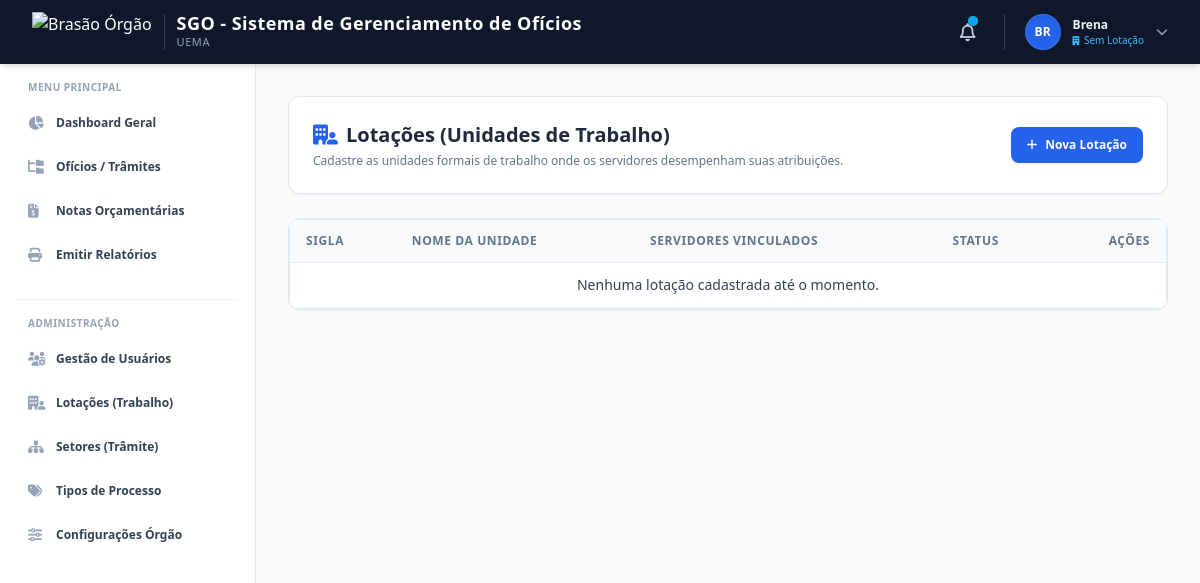
Page /admin/lotacoes (signed in) on the earlier database version.
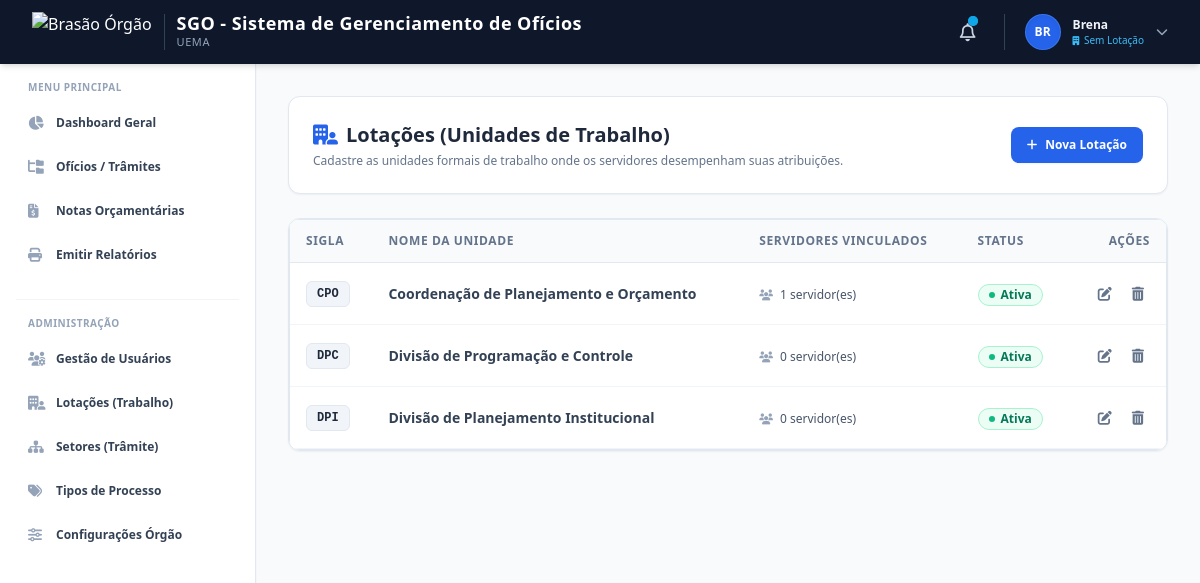
Same page on the later database version.
### app/models.py (models this page shows, shortened)
class Lotacao(db.Model):
    __tablename__ = 'lotacoes'
    id = db.Column(db.Integer, primary_key=True)
    nome = db.Column(db.String(100), nullable=False)
    sigla = db.Column(db.String(20), nullable=False, unique=True)
    ativo = db.Column(db.Boolean, default=True)
    servidores = db.relationship('User', backref='lotacao_trabalho', lazy=True)

### app/controllers/admin.py (the view)
@bp.route('/lotacoes')
@login_required
@admin_required
def lotacoes_list():
    lotacoes = Lotacao.query.order_by(Lotacao.sigla).all()
    return render_template('admin/lotacoes_list.html', lotacoes=lotacoes)

### app/controllers/admin.py (called while the page is built)
def admin_required(f):
    @wraps(f)
    def decorated_function(*args, **kwargs):
        if not current_user.is_authenticated or current_user.perfil != 'Administrador':
            flash('Acesso negado. Esta área é restrita a administradores do sistema.', 'danger')
            return redirect(url_for('main.index'))
        return f(*args, **kwargs)
    return decorated_function

### app/models.py (called while the page is built)
    def tempo_atras(self):
        diff = datetime.datetime.now() - self.created_at
        segundos = diff.total_seconds()
        if segundos < 60:
            return "Agora mesmo"
        elif segundos < 3600:
            minutos = int(segundos / 60)
            return f"Há {minutos} min"
        elif segundos < 86400:
            horas = int(segundos / 3600)
            return f"Há {horas} h"
        else:
            dias = int(segundos / 86400)
            return f"Há {dias} dias"

### app/templates/admin/lotacoes_list.html (shortened to what the changed rows need)
{% extends "base/base.html" %}
{% block content %}
<div class="max-w-7xl mx-auto space-y-6">
    <div class="flex flex-col sm:flex-row sm:items-center sm:justify-between gap-4 bg-white p-6 rounded-xl border border-slate-200 shadow-sm">
        <div>
            <h1 class="text-xl font-bold text-slate-800 flex items-center gap-2">
                <i class="fa-solid fa-building-user text-blue-600"></i> Lotações (Unidades de Trabalho)
            </h1>
        </div>
    </div>
    <div class="bg-white rounded-xl border border-slate-200 shadow-sm overflow-hidden">
        <div class="table-responsive">
            <table class="table-tailwind">
                <thead>
                    <tr>
                        <th>Sigla</th>
                        <th>Nome da Unidade</th>
                        <th>Servidores Vinculados</th>
                        <th>Status</th>
                        <th class="text-right">Ações</th>
                    </tr>
                </thead>
                <tbody class="divide-y divide-slate-100">
                    {% for lotacao in lotacoes %}
                    <tr class="hover:bg-slate-50/80 transition-colors">
                        <td>
                            <span class="inline-block px-2.5 py-1 rounded-md text-xs font-bold bg-slate-100 text-slate-800 border border-slate-200 font-mono">
                                {{ lotacao.sigla }}
                            </span>
                        </td>
                        <td class="font-semibold text-xs text-slate-800">
                            {{ lotacao.nome }}
                        </td>
                        <td>
                            <span class="text-xs text-slate-600 font-medium">
                                <i class="fa-solid fa-users text-slate-400 mr-1 text-[11px]"></i>
                                {{ lotacao.servidores|length }} servidor(es)
                            </span>
                        </td>
                        <td>
                            {% if lotacao.ativo %}
                                <span class="inline-flex items-center gap-1.5 text-xs font-semibold text-emerald-700 bg-emerald-50 border border-emerald-200 px-2.5 py-0.5 rounded-full">
                                    <span class="w-1.5 h-1.5 rounded-full bg-emerald-500"></span> Ativa
                                </span>
                            {% else %}
                                <span class="inline-flex items-center gap-1.5 text-xs font-semibold text-rose-700 bg-rose-50 border border-rose-200 px-2.5 py-0.5 rounded-full">
                                    <span class="w-1.5 h-1.5 rounded-full bg-rose-500"></span> Inativa
                                </span>
                            {% endif %}
                        </td>
                        <td class="text-right">
                            <div class="flex items-center justify-end gap-2">
                                <a href="{{ url_for('admin.lotacao_edit', id=lotacao.id) }}" class="p-1.5 text-slate-500 hover:text-blue-600 hover:bg-slate-100 rounded-lg transition-colors" title="Editar Lotação">
                                    <i class="fa-solid fa-pen-to-square text-sm"></i>
                                </a>
                                <form action="{{ url_for('admin.lotacao_delete', id=lotacao.id) }}" method="POST" onsubmit="return confirm('Deseja excluir a lotação {{ lotacao.sigla }}?');" class="inline">
                                    <button type="submit" class="p-1.5 text-slate-500 hover:text-rose-600 hover:bg-rose-50 rounded-lg transition-colors" title="Excluir Lotação">
                                        <i class="fa-solid fa-trash-can text-sm"></i>
                                    </button>
                                </form>
                            </div>
                        </td>
                    </tr>
                    {% else %}
                    <tr>
                        <td colspan="5" class="text-center py-8 text-slate-400 text-xs">Nenhuma lotação cadastrada até o momento.</td>
                    </tr>
                    {% endfor %}
                </tbody>
            </table>
        </div>
    </div>
</div>
{% endblock %}

Differences in the rows shown:
added Lotacao: sigla "CPO", nome "Coordenação de Planejamento e Orçamento", servidores|length "1", ativo True (drawn)
added Lotacao: sigla "DPC", nome "Divisão de Programação e Controle", servidores|length "0", ativo True (drawn)
added Lotacao: sigla "DPI", nome "Divisão de Planejamento Institucional", servidores|length "0", ativo True (drawn)
Other differences:
text no longer shown: "Nenhuma lotação cadastrada até o momento."
